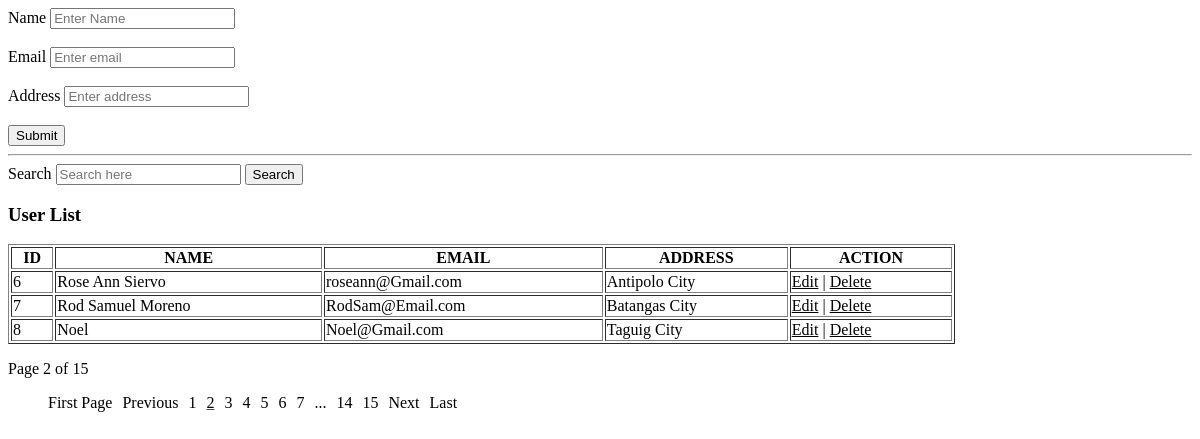
Page /?page_no=2 on the committed database.
### tables this page shows
CREATE TABLE `php_crud` (
  `id` int(11) NOT NULL,
  `name` varchar(50) NOT NULL,
  `email` varchar(50) NOT NULL,
  `address` varchar(50) NOT NULL
);

### pageread.php (called while the page is built, shortened)
<?php
$db = mysqli_connect("localhost", "root", "", "data");
if (isset($_GET['page_no']) && $_GET['page_no']!="" ){
    $page_no = $_GET['page_no'];
}else{
    $page_no = 1;
}
$total_records_per_page = 3;
$offset = ($page_no-1) * $total_records_per_page;
$sql = "SELECT COUNT(*) As total_records FROM `php_crud`";
$result_c = mysqli_query($db,$sql);
$total_records = mysqli_fetch_array($result_c);
$total_records = $total_records['total_records'];
$total_no_of_pages = ceil($total_records / $total_records_per_page);
?>

### index.php (the view, shortened to what this page needs)
<?php
 require 'pageread.php';
$db = mysqli_connect("localhost", "root", "", "data");
if(isset($_POST['submit'])){
    $name = $_POST['name'];
    $email = $_POST['email'];
    $address = $_POST['address'];
    $sql = "INSERT INTO php_crud VALUES(null, '$name', '$email', '$address')";
    if(mysqli_query($db,$sql)){
        echo '<script>alert("User Registered Successfully");</script>';
        header('location: index.php');
    }else{
        echo mysqli_error($db);
    }
}else if(isset($_POST['search'])){
        $searchKey = $_POST['search'];
        $sql = "SELECT * FROM php_crud WHERE name like '%$searchKey%' OR address like '%$searchKey%' ";
        $result = mysqli_query($db,$sql);
}else{
    $sql = "SELECT * FROM php_crud LIMIT $offset, $total_records_per_page";
    $result = mysqli_query($db,$sql);
}
?>
<!DOCTYPE html>
<html lang="en">
<head>
</head>
<body>
    <form autocomplete="off" method="post">
        <label for="">Name</label>
        <input type="text" name="name" placeholder="Enter Name">
        <br><br>
        <label for="">Email</label>
        <input type="text" name="email" placeholder="Enter email">
        <br><br>
        <label for="">Address</label>
        <input type="text" name="address" placeholder="Enter address">
        <br><br>
       <button>Submit</button>
    </form>
    <hr>
    <form action="" method="post">
        <label for="">Search</label>
        <input type="text" placeholder="Search here" name="search" value="">
        <button>Search</button>
    </form>
    <h3>User List</h3>
    <table style="width: 80%;" border="1">
        <tr>
            <th>ID</th>
            <th>NAME</th>
            <th>EMAIL</th>
            <th>ADDRESS</th>
            <th>ACTION</th>
        </tr>
        <?php
            while($row = mysqli_fetch_array($result)):
        ?>
                <tr>
                    <td><?php echo $row['id'] ?></td>
                    <td><?php echo $row['name'] ?></td>
                    <td><?php echo $row['email'] ?></td>
                    <td><?php echo $row['address'] ?></td>
                    <td>
                        <a href="edit.php?id=<?php echo $id; ?>">Edit</a> |
                        <a href="delete.php?id=<?php echo $id; ?>" onclick="return confirm('Are You Sure?')">Delete</a>
                    </td>
                </tr>
                <?php
                  endwhile;
                ?>
        </table>
        <p>Page <?php echo $page_no." of ".$total_no_of_pages; require 'pagination.php' ?></p>
    </body>
</html>

### pagination.php (style rules this page uses)
a { color: black; }

### rows in the picture
php_crud: id "6", name "Rose Ann Siervo", email "roseann@Gmail.com", address "Antipolo City"
php_crud: id "7", name "Rod Samuel Moreno", email "RodSam@Email.com", address "Batangas City"
php_crud: id "8", name "Noel", email "Noel@Gmail.com", address "Taguig City"

### other values in the picture
$page_no "2"
$total_no_of_pages "15"
$second_last "14"
